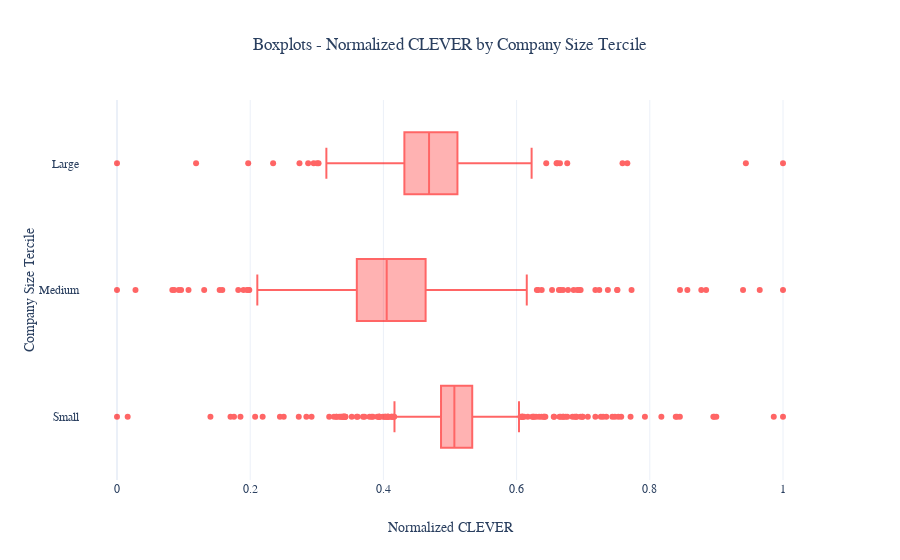

Write notebook code for a chart like this one.
### Markdown cell above
## Leverage, Liquidity and Source of Funds' Fundamental Measures - Analysis

### Code cell
#----------CLEVER by company size----------

# create dataframe to store CLEVER and company size tercile
CLEVER_df = funda_df[['CLEVER', 'Size_Tercile']]
# store CLEVER values for small, medium and large companies
# note: these values have been normalized  
small_CLEVER = ((CLEVER_df.loc[CLEVER_df['Size_Tercile']=='Small', 'CLEVER'] - 
                 CLEVER_df.loc[CLEVER_df['Size_Tercile']=='Small', 'CLEVER'].min()) /
             (CLEVER_df.loc[CLEVER_df['Size_Tercile']=='Small', 'CLEVER'].max() -
              CLEVER_df.loc[CLEVER_df['Size_Tercile']=='Small', 'CLEVER'].min())) 
medium_CLEVER = ((CLEVER_df.loc[CLEVER_df['Size_Tercile']=='Medium', 'CLEVER'] - 
                  CLEVER_df.loc[CLEVER_df['Size_Tercile']=='Medium', 'CLEVER'].min()) /
             (CLEVER_df.loc[CLEVER_df['Size_Tercile']=='Medium', 'CLEVER'].max() -
              CLEVER_df.loc[CLEVER_df['Size_Tercile']=='Medium', 'CLEVER'].min())) 
large_CLEVER = ((CLEVER_df.loc[CLEVER_df['Size_Tercile']=='Large', 'CLEVER'] - 
                 CLEVER_df.loc[CLEVER_df['Size_Tercile']=='Large', 'CLEVER'].min()) /
             (CLEVER_df.loc[CLEVER_df['Size_Tercile']=='Large', 'CLEVER'].max() -
              CLEVER_df.loc[CLEVER_df['Size_Tercile']=='Large', 'CLEVER'].min()))
# box plots of CLEVER by company size tercile 
fig = go.Figure()
fig.add_trace(go.Box(x=small_CLEVER, name='Small', boxpoints='outliers', marker_color='red', opacity=0.6))
fig.add_trace(go.Box(x=medium_CLEVER, name='Medium', boxpoints='outliers', marker_color='red', opacity=0.6))
fig.add_trace(go.Box(x=large_CLEVER, name='Large', boxpoints='outliers', marker_color='red', opacity=0.6))
fig.update_layout(template='plotly_white', showlegend=False,
                  title=go.layout.Title(text='Boxplots - Normalized CLEVER by Company Size Tercile',
                                        font=dict(family='Times New Roman, serif'),
                                        x=0.5),
                  xaxis=go.layout.XAxis(title=go.layout.xaxis.Title(text='Normalized CLEVER',
                                                                    font=dict(family='Times New Roman, serif')),
                                        tickfont=dict(family='Times New Roman, serif')),
                  yaxis=go.layout.YAxis(title=go.layout.yaxis.Title(text='Company Size Tercile',
                                                                    font=dict(family='Times New Roman, serif')),
                                        tickfont=dict(family='Times New Roman, serif')))
fig.show()

### Figure 1 — Plotly figure (JSON) as saved in the notebook; plotly's stock layout.template omitted (floating-point values rounded to 4 significant figures; data arrays with more than 128 entries replaced by an {"elided": "..."} marker saying what was removed)
{"data": [{"boxpoints": "outliers", "marker": {"color": "red"}, "name": "Small", "opacity": 0.6, "type": "box", "x": {"elided": "829 float values"}}, {"boxpoints": "outliers", "marker": {"color": "red"}, "name": "Medium", "opacity": 0.6, "type": "box", "x": {"elided": "400 float values"}}, {"boxpoints": "outliers", "marker": {"color": "red"}, "name": "Large", "opacity": 0.6, "type": "box", "x": {"elided": "228 float values"}}], "layout": {"showlegend": false, "title": {"font": {"family": "Times New Roman, serif"}, "text": "Boxplots - Normalized CLEVER by Company Size Tercile", "x": 0.5}, "xaxis": {"tickfont": {"family": "Times New Roman, serif"}, "title": {"font": {"family": "Times New Roman, serif"}, "text": "Normalized CLEVER"}}, "yaxis": {"tickfont": {"family": "Times New Roman, serif"}, "title": {"font": {"family": "Times New Roman, serif"}, "text": "Company Size Tercile"}}}}
